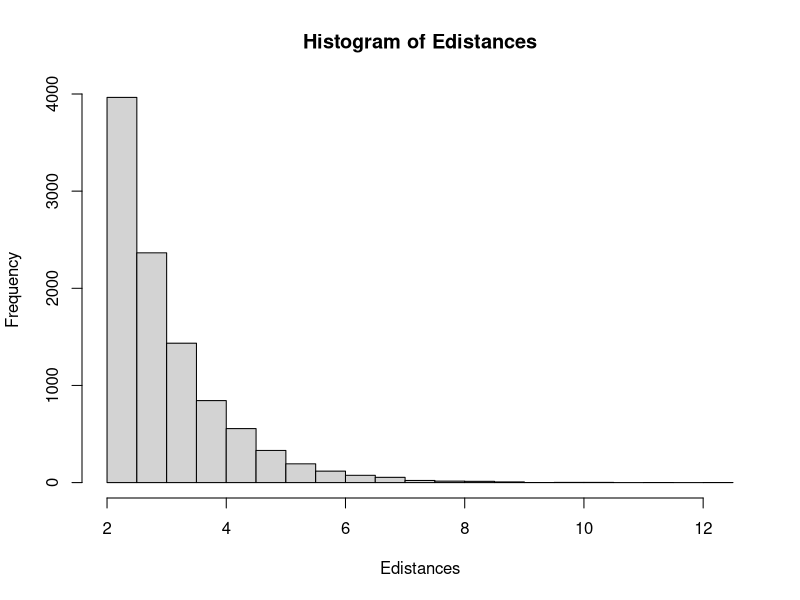
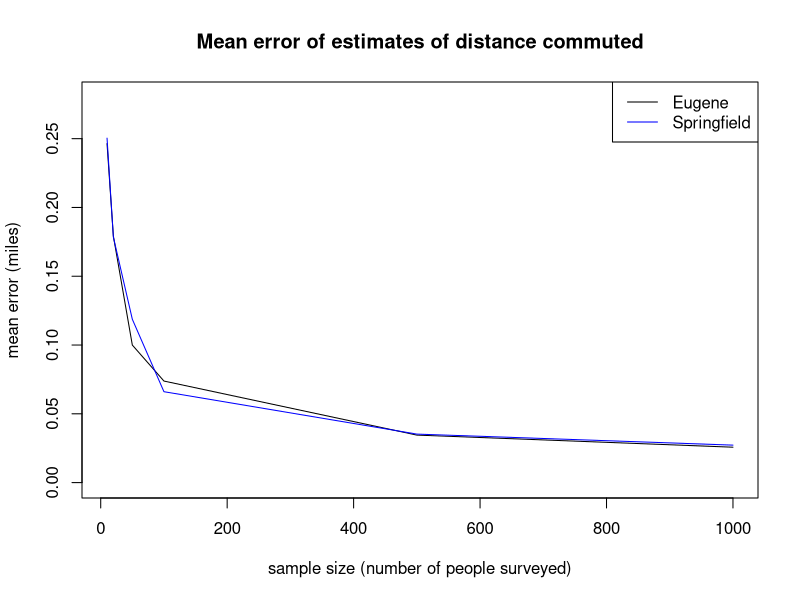
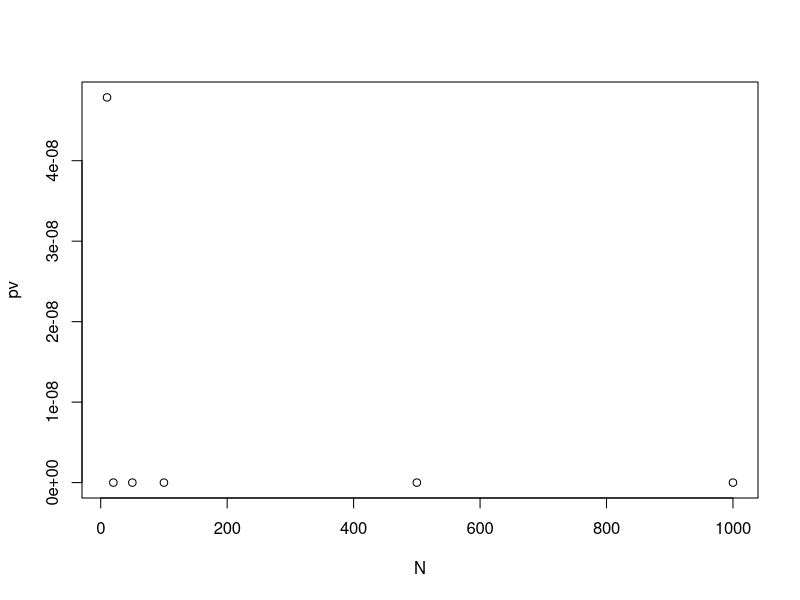
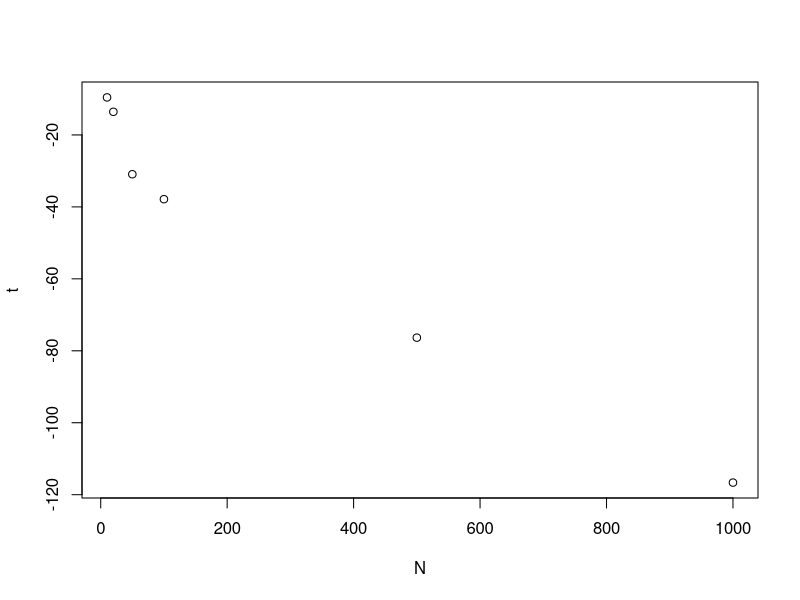

R code for these plots, in order:
## ---- chunk 1
knitr::opts_chunk$set(echo = FALSE)
## ---- chunk 2
Edistances <- rexp(10000)+2
Sdistances <- rexp(10000)+7
## ---- chunk 3
hist(Edistances)
## ---- chunk 4
N <- c(10,20,50,100,500,1000)
Etmean <- mean(Edistances)
Stmean <- mean(Sdistances)
Emeanerror <- {}
Smeanerror <- {}
pv <- {}
t <- {}
for (p in seq_along(N)){
  Esmean<-replicate(100,{
    Egn <- mean(sample(Edistances,N[p]))
  })
  Ssmean<-replicate(100, {
    Spf <- mean(sample(Sdistances,N[p]))
  })
  Emeanerror[p] <- mean(abs(Esmean-Etmean))
  Smeanerror[p] <- mean(abs(Ssmean-Stmean))
  
  tt<-t.test(sample(Edistances,N[p]), sample(Sdistances,N[p]))
  t[p] <- tt$statistic
  pv[p] <- tt$p.value
}

plot(N, Emeanerror, type='l', xlab="sample size (number of people surveyed)", ylab="mean error (miles)", main="Mean error of estimates of distance commuted", ylim=c(0,0.28))
lines(N, Smeanerror, col="blue")
legend("topright", legend=c("Eugene", "Springfield"), col=c("black","blue"), lty=1)

plot(N, pv)
plot(N,t)
